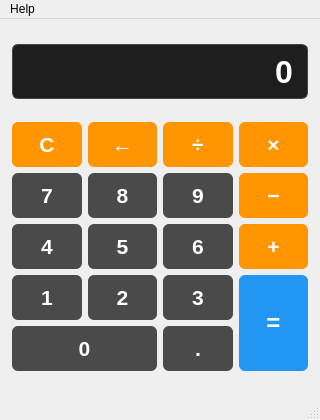
<?xml version="1.0" encoding="UTF-8"?>
<ui version="4.0">
 <class>MainWindow</class>
 <widget class="QMainWindow" name="MainWindow">
  <property name="geometry">
   <rect>
    <x>0</x>
    <y>0</y>
    <width>320</width>
    <height>420</height>
   </rect>
  </property>
  <property name="windowTitle">
   <string>Калькулятор</string>
  </property>
  <widget class="QWidget" name="centralwidget">
   <layout class="QVBoxLayout" name="verticalLayout">
    <property name="spacing">
     <number>10</number>
    </property>
    <property name="leftMargin">
     <number>12</number>
    </property>
    <property name="topMargin">
     <number>12</number>
    </property>
    <property name="rightMargin">
     <number>12</number>
    </property>
    <property name="bottomMargin">
     <number>12</number>
    </property>
    <item>
     <widget class="QLineEdit" name="display">
      <property name="minimumSize">
       <size>
        <width>0</width>
        <height>55</height>
       </size>
      </property>
      <property name="font">
       <font>
        <pointsize>24</pointsize>
        <bold>true</bold>
       </font>
      </property>
      <property name="styleSheet">
       <string notr="true">background-color: #1e1e1e; color: #ffffff; border: 1px solid #444; border-radius: 6px; padding: 6px 10px;</string>
      </property>
      <property name="alignment">
       <set>Qt::AlignRight|Qt::AlignTrailing|Qt::AlignVCenter</set>
      </property>
      <property name="readOnly">
       <bool>true</bool>
      </property>
      <property name="text">
       <string>0</string>
      </property>
     </widget>
    </item>
    <item>
     <layout class="QGridLayout" name="gridLayout">
      <property name="spacing">
       <number>6</number>
      </property>
      <item row="0" column="0">
       <widget class="QPushButton" name="btnClear">
        <property name="minimumSize">
         <size>
          <width>0</width>
          <height>45</height>
         </size>
        </property>
        <property name="font">
         <font>
          <pointsize>16</pointsize>
          <bold>true</bold>
         </font>
        </property>
        <property name="styleSheet">
         <string notr="true">background-color: #ff9500; color: white; border-radius: 6px;</string>
        </property>
        <property name="text">
         <string>C</string>
        </property>
       </widget>
      </item>
      <item row="0" column="1">
       <widget class="QPushButton" name="btnBackspace">
        <property name="minimumSize">
         <size>
          <width>0</width>
          <height>45</height>
         </size>
        </property>
        <property name="font">
         <font>
          <pointsize>16</pointsize>
          <bold>true</bold>
         </font>
        </property>
        <property name="styleSheet">
         <string notr="true">background-color: #ff9500; color: white; border-radius: 6px;</string>
        </property>
        <property name="text">
         <string>←</string>
        </property>
       </widget>
      </item>
      <item row="0" column="2">
       <widget class="QPushButton" name="btnDiv">
        <property name="minimumSize">
         <size>
          <width>0</width>
          <height>45</height>
         </size>
        </property>
        <property name="font">
         <font>
          <pointsize>16</pointsize>
          <bold>true</bold>
         </font>
        </property>
        <property name="styleSheet">
         <string notr="true">background-color: #ff9500; color: white; border-radius: 6px;</string>
        </property>
        <property name="text">
         <string>÷</string>
        </property>
       </widget>
      </item>
      <item row="0" column="3">
       <widget class="QPushButton" name="btnMul">
        <property name="minimumSize">
         <size>
          <width>0</width>
          <height>45</height>
         </size>
        </property>
        <property name="font">
         <font>
          <pointsize>16</pointsize>
          <bold>true</bold>
         </font>
        </property>
        <property name="styleSheet">
         <string notr="true">background-color: #ff9500; color: white; border-radius: 6px;</string>
        </property>
        <property name="text">
         <string>×</string>
        </property>
       </widget>
      </item>
      <item row="1" column="0">
       <widget class="QPushButton" name="btn7">
        <property name="minimumSize">
         <size>
          <width>0</width>
          <height>45</height>
         </size>
        </property>
        <property name="font">
         <font>
          <pointsize>16</pointsize>
          <bold>true</bold>
         </font>
        </property>
        <property name="styleSheet">
         <string notr="true">background-color: #4a4a4a; color: white; border-radius: 6px;</string>
        </property>
        <property name="text">
         <string>7</string>
        </property>
       </widget>
      </item>
      <item row="1" column="1">
       <widget class="QPushButton" name="btn8">
        <property name="minimumSize">
         <size>
          <width>0</width>
          <height>45</height>
         </size>
        </property>
        <property name="font">
         <font>
          <pointsize>16</pointsize>
          <bold>true</bold>
         </font>
        </property>
        <property name="styleSheet">
         <string notr="true">background-color: #4a4a4a; color: white; border-radius: 6px;</string>
        </property>
        <property name="text">
         <string>8</string>
        </property>
       </widget>
      </item>
      <item row="1" column="2">
       <widget class="QPushButton" name="btn9">
        <property name="minimumSize">
         <size>
          <width>0</width>
          <height>45</height>
         </size>
        </property>
        <property name="font">
         <font>
          <pointsize>16</pointsize>
          <bold>true</bold>
         </font>
        </property>
        <property name="styleSheet">
         <string notr="true">background-color: #4a4a4a; color: white; border-radius: 6px;</string>
        </property>
        <property name="text">
         <string>9</string>
        </property>
       </widget>
      </item>
      <item row="1" column="3">
       <widget class="QPushButton" name="btnSub">
        <property name="minimumSize">
         <size>
          <width>0</width>
          <height>45</height>
         </size>
        </property>
        <property name="font">
         <font>
          <pointsize>16</pointsize>
          <bold>true</bold>
         </font>
        </property>
        <property name="styleSheet">
         <string notr="true">background-color: #ff9500; color: white; border-radius: 6px;</string>
        </property>
        <property name="text">
         <string>−</string>
        </property>
       </widget>
      </item>
      <item row="2" column="0">
       <widget class="QPushButton" name="btn4">
        <property name="minimumSize">
         <size>
          <width>0</width>
          <height>45</height>
         </size>
        </property>
        <property name="font">
         <font>
          <pointsize>16</pointsize>
          <bold>true</bold>
         </font>
        </property>
        <property name="styleSheet">
         <string notr="true">background-color: #4a4a4a; color: white; border-radius: 6px;</string>
        </property>
        <property name="text">
         <string>4</string>
        </property>
       </widget>
      </item>
      <item row="2" column="1">
       <widget class="QPushButton" name="btn5">
        <property name="minimumSize">
         <size>
          <width>0</width>
          <height>45</height>
         </size>
        </property>
        <property name="font">
         <font>
          <pointsize>16</pointsize>
          <bold>true</bold>
         </font>
        </property>
        <property name="styleSheet">
         <string notr="true">background-color: #4a4a4a; color: white; border-radius: 6px;</string>
        </property>
        <property name="text">
         <string>5</string>
        </property>
       </widget>
      </item>
      <item row="2" column="2">
       <widget class="QPushButton" name="btn6">
        <property name="minimumSize">
         <size>
          <width>0</width>
          <height>45</height>
         </size>
        </property>
        <property name="font">
         <font>
          <pointsize>16</pointsize>
          <bold>true</bold>
         </font>
        </property>
        <property name="styleSheet">
         <string notr="true">background-color: #4a4a4a; color: white; border-radius: 6px;</string>
        </property>
        <property name="text">
         <string>6</string>
        </property>
       </widget>
      </item>
      <item row="2" column="3">
       <widget class="QPushButton" name="btnAdd">
        <property name="minimumSize">
         <size>
          <width>0</width>
          <height>45</height>
         </size>
        </property>
        <property name="font">
         <font>
          <pointsize>16</pointsize>
          <bold>true</bold>
         </font>
        </property>
        <property name="styleSheet">
         <string notr="true">background-color: #ff9500; color: white; border-radius: 6px;</string>
        </property>
        <property name="text">
         <string>+</string>
        </property>
       </widget>
      </item>
      <item row="3" column="0">
       <widget class="QPushButton" name="btn1">
        <property name="minimumSize">
         <size>
          <width>0</width>
          <height>45</height>
         </size>
        </property>
        <property name="font">
         <font>
          <pointsize>16</pointsize>
          <bold>true</bold>
         </font>
        </property>
        <property name="styleSheet">
         <string notr="true">background-color: #4a4a4a; color: white; border-radius: 6px;</string>
        </property>
        <property name="text">
         <string>1</string>
        </property>
       </widget>
      </item>
      <item row="3" column="1">
       <widget class="QPushButton" name="btn2">
        <property name="minimumSize">
         <size>
          <width>0</width>
          <height>45</height>
         </size>
        </property>
        <property name="font">
         <font>
          <pointsize>16</pointsize>
          <bold>true</bold>
         </font>
        </property>
        <property name="styleSheet">
         <string notr="true">background-color: #4a4a4a; color: white; border-radius: 6px;</string>
        </property>
        <property name="text">
         <string>2</string>
        </property>
       </widget>
      </item>
      <item row="3" column="2">
       <widget class="QPushButton" name="btn3">
        <property name="minimumSize">
         <size>
          <width>0</width>
          <height>45</height>
         </size>
        </property>
        <property name="font">
         <font>
          <pointsize>16</pointsize>
          <bold>true</bold>
         </font>
        </property>
        <property name="styleSheet">
         <string notr="true">background-color: #4a4a4a; color: white; border-radius: 6px;</string>
        </property>
        <property name="text">
         <string>3</string>
        </property>
       </widget>
      </item>
      <item row="3" column="3" rowspan="2">
       <widget class="QPushButton" name="btnEqual">
        <property name="sizePolicy">
         <sizepolicy hsizetype="Minimum" vsizetype="Expanding">
          <horstretch>0</horstretch>
          <verstretch>0</verstretch>
         </sizepolicy>
        </property>
        <property name="minimumSize">
         <size>
          <width>0</width>
          <height>95</height>
         </size>
        </property>
        <property name="font">
         <font>
          <pointsize>18</pointsize>
          <bold>true</bold>
         </font>
        </property>
        <property name="styleSheet">
         <string notr="true">background-color: #2196f3; color: white; border-radius: 6px;</string>
        </property>
        <property name="text">
         <string>=</string>
        </property>
       </widget>
      </item>
      <item row="4" column="0" colspan="2">
       <widget class="QPushButton" name="btn0">
        <property name="minimumSize">
         <size>
          <width>0</width>
          <height>45</height>
         </size>
        </property>
        <property name="font">
         <font>
          <pointsize>16</pointsize>
          <bold>true</bold>
         </font>
        </property>
        <property name="styleSheet">
         <string notr="true">background-color: #4a4a4a; color: white; border-radius: 6px;</string>
        </property>
        <property name="text">
         <string>0</string>
        </property>
       </widget>
      </item>
      <item row="4" column="2">
       <widget class="QPushButton" name="btnDot">
        <property name="minimumSize">
         <size>
          <width>0</width>
          <height>45</height>
         </size>
        </property>
        <property name="font">
         <font>
          <pointsize>16</pointsize>
          <bold>true</bold>
         </font>
        </property>
        <property name="styleSheet">
         <string notr="true">background-color: #4a4a4a; color: white; border-radius: 6px;</string>
        </property>
        <property name="text">
         <string>.</string>
        </property>
       </widget>
      </item>
     </layout>
    </item>
   </layout>
  </widget>
  <widget class="QMenuBar" name="menubar">
   <property name="geometry">
    <rect>
     <x>0</x>
     <y>0</y>
     <width>320</width>
     <height>24</height>
    </rect>
   </property>
   <widget class="QMenu" name="menuHelp">
    <property name="title">
     <string>Help</string>
    </property>
    <addaction name="actionAbout"/>
   </widget>
   <addaction name="menuHelp"/>
  </widget>
  <widget class="QStatusBar" name="statusbar"/>
  <action name="actionAbout">
   <property name="text">
    <string>About</string>
   </property>
  </action>
 </widget>
 <resources/>
 <connections/>
</ui>
